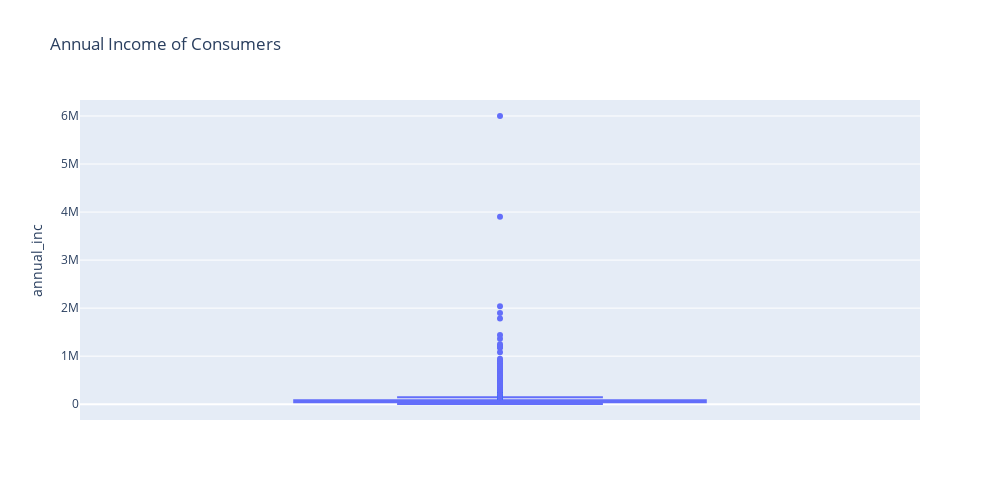

This figure's notebook cell:
### Code cell
px.box(loan_data,y='annual_inc',width=1000,height=500,title='Annual Income of Consumers').show()

### Figure 1 — Plotly figure (JSON) as saved in the notebook; plotly's stock layout.template omitted (floating-point values rounded to 4 significant figures; data arrays with more than 128 entries replaced by an {"elided": "..."} marker saying what was removed)
{"data": [{"alignmentgroup": "True", "hovertemplate": "annual_inc=%{y}<extra></extra>", "legendgroup": "", "marker": {"color": "#636efa"}, "name": "", "notched": false, "offsetgroup": "", "orientation": "v", "showlegend": false, "type": "box", "x0": " ", "xaxis": "x", "y": {"elided": "38577 float values"}, "y0": " ", "yaxis": "y"}], "layout": {"boxmode": "group", "height": 500, "legend": {"tracegroupgap": 0}, "title": {"text": "Annual Income of Consumers"}, "width": 1000, "xaxis": {"anchor": "y", "domain": [0, 1]}, "yaxis": {"anchor": "x", "domain": [0, 1], "title": {"text": "annual_inc"}}}}
